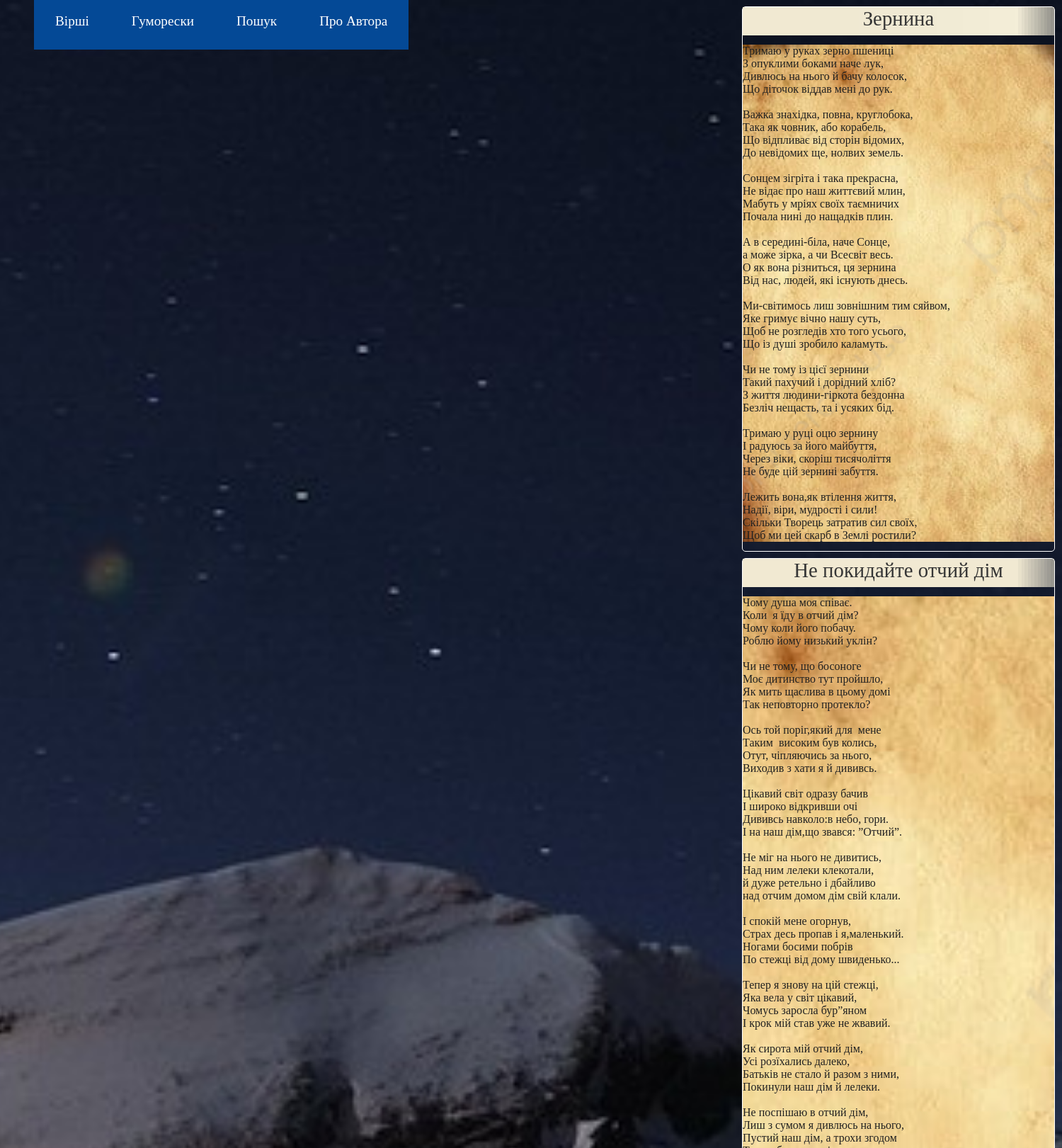
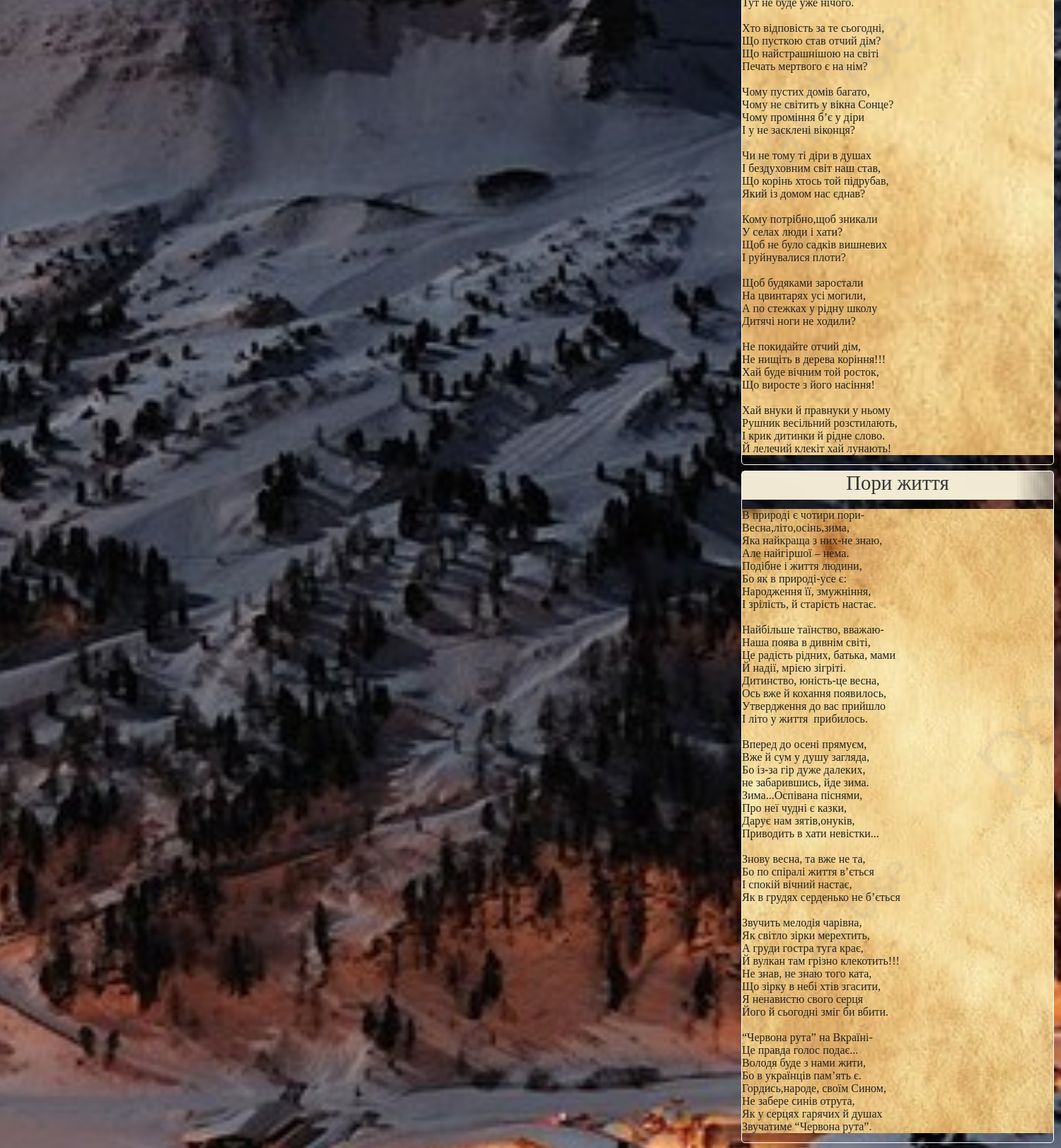
Screenshot of /poems/2 (upper part) with the database file from the repository (2 pictures, top to bottom).
### app/models.py (models this page shows)
class Poem(db.Model):
    id = db.Column(db.Integer, primary_key=True)
    title = db.Column(db.String(20), unique=True)
    text = db.Column(db.String(1028), unique=True)

### app/routes.py (the view)
@app.route('/poems/<int:page_num>')
def poems(page_num):
    poems = Poem.query.paginate(per_page=5, page=page_num, error_out=True)
    return render_template('poems.html', title='Вірші',  poems=poems)

### app/templates/poems.html (shortened to what this page needs)
{% extends "base.html" %}
{% block app_content %}
    {% for poem in poems.items %}
        {% include "_poem.html" %}
    {% endfor %}
{% endblock %}

### app/templates/base.html (shortened to what this page needs)
<html>
    <head>
        <link rel="stylesheet" href="{{ url_for('static', filename='styles.css') }}"/>
    </head>
    <body>
        <div id="navbar-container">
            <div id="navbar">
                <div class="link-div">
                    <nav>
                        <ul class="nav-links">
                            <li><a href="{{ url_for('poems', page_num=1) }}">Вірші</a></li>
                            <li><a href="{{ url_for('humoresques', hum_page_num=1) }}">Гуморески</a></li>
                            <li><a href="{{ url_for('search') }}">Пошук</a></li>
                            <li><a href="{{ url_for('about') }}">Про Автора</a></li>
                        </ul>
                    </nav>
                </div>
            </div>
        </div>
        <div id="page_container">
            {% block content %}
            <div class="container-fluid" style="margin-top: 100px;">
                {% block app_content %}{% endblock %}
            </div>
            {% endblock %}
        </div>
    </body>
</html>

### app/templates/_poem.html
{% extends "base.html" %}
{% block app_content %}
    <div id="poem-container">
        <div id="title">{{poem.title}}</div>
        <pre><div id="text">{{poem.text}}</div></pre>
    </div>
{% endblock %}

### app/static/styles.css (style rules this page uses)
#poem-container { width: 440px; border: 1px solid white; color: white; margin-left: 65rem; margin-top: -5.7rem; border-radius: 5px; }
#title { width: 100%; height: 40px; background: url('/static/title_bg.jpg') no-repeat center center fixed; -webkit-background-size: cover; -moz-background-size: cover; -o-background-size: cover; background-size: cover; font-family: 'Lobster Two', cursive; font-size: 1.8rem; color: #353535; text-align: center; }
#text { background: url('/static/poem_bg.jpg') no-repeat center center; width: 100%; -webkit-background-size: cover; -moz-background-size: cover; -o-background-size: cover; background-size: cover; font-family: 'Lobster Two', cursive ; font-size: 1rem; color: #212121; }
#navbar-container { position: absolute; top: 0; height: 100px; width: 50%; }
#navbar { position: fixed; display: flex; justify-content: space-between; align-items: center; font-size: 1.2rem; margin-bottom: 100px; }
a { text-decoration: none; color: white; }
body { background: url('/static/night-mnt.jpg') no-repeat center center fixed; -webkit-background-size: cover; -moz-background-size: cover; -o-background-size: cover; background-size: cover; font-family: 'Lobster Two', cursive; }
.nav-links { display: flex; list-style: none; }
.nav-links a { padding: 30px; margin-right: 0px; background: rgb(4, 73, 150); transition: 0.3s ease-out; }

### rows the page displays
Poem: title "Зернина", text "Тримаю у руках зерно пшениці З опуклими боками наче лук, Дивлюсь на нього й бачу колосок, Що діточок віддав мені до рук. Важка знахідка, повна, круглобока, Така як човник, або корабель, Що відпливає від сторін відомих, До невідомих ще, нолвих земель. Сонцем зігріта і така прекрасна, Не відає про наш життєвий млин, Мабуть у мріях своїх таємничих Почала нині до нащадків плин. А в середині-біла, наче Сонце, а може зірка, а чи Всесвіт весь. О як вона різниться, ця зернина Від нас, людей, які існують днесь. Ми-світимось лиш зовнішним тим сяйвом, Яке гримує вічно нашу суть, Щоб не розгледів хто того усього, Що із душі зробило каламуть. Чи не тому із цієї зернини Такий пахучий і дорідний хліб? З…"
Poem: title "Не покидайте отчий дім", text "Чому душа моя співає. Коли я їду в отчий дім? Чому коли його побачу. Роблю йому низький уклін? Чи не тому, що босоноге Моє дитинство тут пройшло, Як мить щаслива в цьому домі Так неповторно протекло? Ось той поріг,який для мене Таким високим був колись, Отут, чіпляючись за нього, Виходив з хати я й дививсь. Цікавий світ одразу бачив І широко відкривши очі Дививсь навколо:в небо, гори. І на наш дім,що звався: ”Отчий”. Не міг на нього не дивитись, Над ним лелеки клекотали, й дуже ретельно і дбайливо над отчим домом дім свій клали. І спокій мене огорнув, Страх десь пропав і я,маленький. Ногами босими побрів По стежці від дому швиденько... Тепер я знову на цій стежці, Яка вела у світ цікавий,…"
Poem: title "Пори життя", text "В природі є чотири пори- Весна,літо,осінь,зима, Яка найкраща з них-не знаю, Але найгіршої – нема. Подібне і життя людини, Бо як в природі-усе є: Народження її, змужніння, І зрілість, й старість настає. Найбільше таїнство, вважаю- Наша поява в дивнім світі, Це радість рідних, батька, мами Й надії, мрією зігріті. Дитинство, юність-це весна, Ось вже й кохання появилось, Утвердження до вас прийшло І літо у життя прибилось. Вперед до осені прямуєм, Вже й сум у душу загляда, Бо із-за гір дуже далеких, не забарившись, йде зима. Зима...Оспівана піснями, Про неї чудні є казки, Дарує нам зятів,онуків, Приводить в хати невістки... Знову весна, та вже не та, Бо по спіралі життя в’ється І спокій вічний…"
